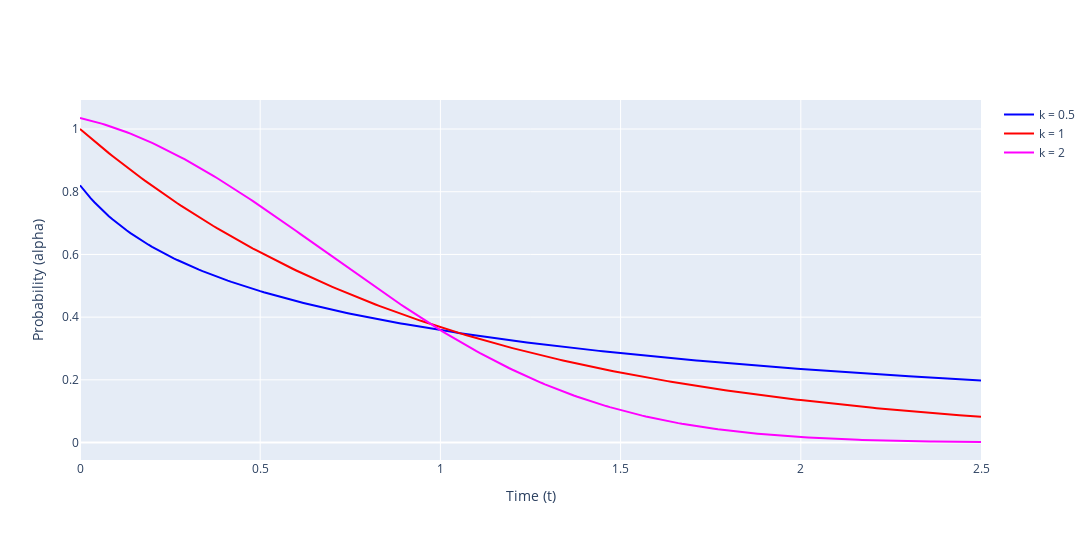

Source (notebook cell):
### Markdown cell above
##### S(t)

### Code cell
# @title Survival function
fig = go.Figure()
fig.add_traces([
    go.Scatter(x=t_values, y=[1-i for i in y_CDF_05], mode='lines', marker = {'color' : 'blue'}, name="k = 0.5"),
    go.Scatter(x=t_values, y=[1-i for i in y_CDF_1], mode='lines', marker = {'color' : 'red'}, name="k = 1"),
    go.Scatter(x=t_values, y=[1-i for i in y_CDF_2], mode='lines', marker = {'color' : 'magenta'}, name="k = 2")
])
fig.update_layout(
    height=1080*0.5,
    width=1920*0.6,
    xaxis_title="Time (t)",
    yaxis_title="Probability (alpha)"
)
fig.show()

### Figure 1 — Plotly figure (JSON) as saved in the notebook; plotly's stock layout.template omitted (floating-point values rounded to 4 significant figures; data arrays with more than 128 entries replaced by an {"elided": "..."} marker saying what was removed)
{"data": [{"marker": {"color": "blue"}, "mode": "lines", "name": "k = 0.5", "type": "scatter", "x": {"elided": "251 float values"}, "y": {"elided": "251 float values"}}, {"marker": {"color": "red"}, "mode": "lines", "name": "k = 1", "type": "scatter", "x": {"elided": "251 float values"}, "y": {"elided": "251 float values"}}, {"marker": {"color": "magenta"}, "mode": "lines", "name": "k = 2", "type": "scatter", "x": {"elided": "251 float values"}, "y": {"elided": "251 float values"}}], "layout": {"height": 540, "width": 1152, "xaxis": {"title": {"text": "Time (t)"}}, "yaxis": {"title": {"text": "Probability (alpha)"}}}}
